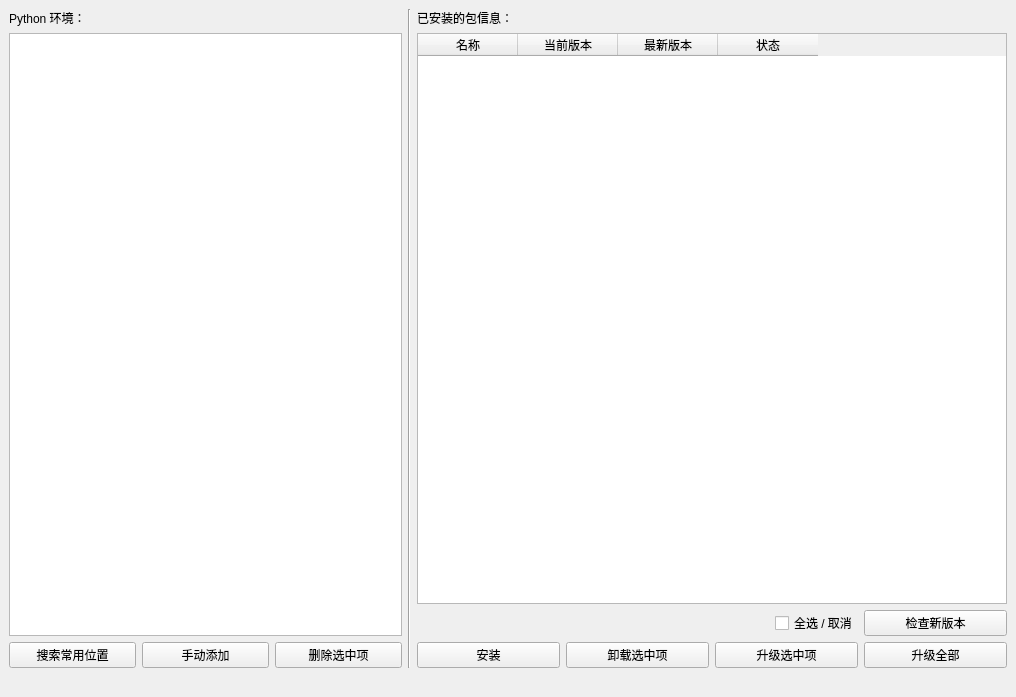
<?xml version="1.0" encoding="UTF-8"?>
<ui version="4.0">
 <class>PackageManager</class>
 <widget class="QMainWindow" name="PackageManager">
  <property name="windowModality">
   <enum>Qt::ApplicationModal</enum>
  </property>
  <property name="geometry">
   <rect>
    <x>0</x>
    <y>0</y>
    <width>1016</width>
    <height>697</height>
   </rect>
  </property>
  <property name="font">
   <font>
    <family>Microsoft YaHei UI</family>
   </font>
  </property>
  <property name="windowTitle">
   <string>包管理器</string>
  </property>
  <widget class="QWidget" name="centralwidget">
   <layout class="QVBoxLayout" name="verticalLayout_4">
    <item>
     <layout class="QVBoxLayout" name="verticalLayout_3">
      <item>
       <layout class="QHBoxLayout" name="horizontalLayout_4" stretch="2,0,3">
        <item>
         <layout class="QVBoxLayout" name="verticalLayout_2">
          <item>
           <widget class="QLabel" name="lb_python_dir">
            <property name="text">
             <string>Python 环境：</string>
            </property>
           </widget>
          </item>
          <item>
           <widget class="QListWidget" name="lw_py_envs">
            <property name="contextMenuPolicy">
             <enum>Qt::NoContextMenu</enum>
            </property>
            <property name="editTriggers">
             <set>QAbstractItemView::NoEditTriggers</set>
            </property>
           </widget>
          </item>
          <item>
           <layout class="QHBoxLayout" name="horizontalLayout">
            <item>
             <widget class="QPushButton" name="btn_autosearch">
              <property name="toolTip">
               <string>在常用软件安装位置搜索Python环境。</string>
              </property>
              <property name="text">
               <string>搜索常用位置</string>
              </property>
             </widget>
            </item>
            <item>
             <widget class="QPushButton" name="btn_addmanully">
              <property name="text">
               <string>手动添加</string>
              </property>
             </widget>
            </item>
            <item>
             <widget class="QPushButton" name="btn_delselected">
              <property name="text">
               <string>删除选中项</string>
              </property>
             </widget>
            </item>
           </layout>
          </item>
         </layout>
        </item>
        <item>
         <widget class="Line" name="line">
          <property name="orientation">
           <enum>Qt::Vertical</enum>
          </property>
         </widget>
        </item>
        <item>
         <layout class="QVBoxLayout" name="verticalLayout">
          <item>
           <widget class="QLabel" name="lb_installed_pkgs_info">
            <property name="text">
             <string>已安装的包信息：</string>
            </property>
           </widget>
          </item>
          <item>
           <widget class="QTableWidget" name="tw_installed_info">
            <property name="palette">
             <palette>
              <active>
               <colorrole role="Highlight">
                <brush brushstyle="SolidPattern">
                 <color alpha="255">
                  <red>0</red>
                  <green>170</green>
                  <blue>255</blue>
                 </color>
                </brush>
               </colorrole>
               <colorrole role="HighlightedText">
                <brush brushstyle="SolidPattern">
                 <color alpha="255">
                  <red>47</red>
                  <green>47</green>
                  <blue>47</blue>
                 </color>
                </brush>
               </colorrole>
              </active>
              <inactive>
               <colorrole role="Highlight">
                <brush brushstyle="SolidPattern">
                 <color alpha="255">
                  <red>0</red>
                  <green>170</green>
                  <blue>255</blue>
                 </color>
                </brush>
               </colorrole>
               <colorrole role="HighlightedText">
                <brush brushstyle="SolidPattern">
                 <color alpha="255">
                  <red>0</red>
                  <green>0</green>
                  <blue>0</blue>
                 </color>
                </brush>
               </colorrole>
              </inactive>
              <disabled>
               <colorrole role="Highlight">
                <brush brushstyle="SolidPattern">
                 <color alpha="255">
                  <red>190</red>
                  <green>190</green>
                  <blue>190</blue>
                 </color>
                </brush>
               </colorrole>
               <colorrole role="HighlightedText">
                <brush brushstyle="SolidPattern">
                 <color alpha="255">
                  <red>255</red>
                  <green>255</green>
                  <blue>255</blue>
                 </color>
                </brush>
               </colorrole>
              </disabled>
             </palette>
            </property>
            <property name="contextMenuPolicy">
             <enum>Qt::NoContextMenu</enum>
            </property>
            <property name="editTriggers">
             <set>QAbstractItemView::NoEditTriggers</set>
            </property>
            <property name="selectionMode">
             <enum>QAbstractItemView::MultiSelection</enum>
            </property>
            <property name="selectionBehavior">
             <enum>QAbstractItemView::SelectRows</enum>
            </property>
            <property name="cornerButtonEnabled">
             <bool>false</bool>
            </property>
            <property name="columnCount">
             <number>4</number>
            </property>
            <attribute name="horizontalHeaderHighlightSections">
             <bool>false</bool>
            </attribute>
            <attribute name="verticalHeaderHighlightSections">
             <bool>false</bool>
            </attribute>
            <column>
             <property name="text">
              <string>名称</string>
             </property>
            </column>
            <column>
             <property name="text">
              <string>当前版本</string>
             </property>
            </column>
            <column>
             <property name="text">
              <string>最新版本</string>
             </property>
            </column>
            <column>
             <property name="text">
              <string>状态</string>
             </property>
            </column>
           </widget>
          </item>
          <item>
           <layout class="QGridLayout" name="glo_table_btns">
            <item row="0" column="3">
             <widget class="QPushButton" name="btn_check_for_updates">
              <property name="toolTip">
               <string>检查上方表格中的所有包是否有新版本。</string>
              </property>
              <property name="text">
               <string>检查新版本</string>
              </property>
             </widget>
            </item>
            <item row="1" column="0">
             <widget class="QPushButton" name="btn_install_package">
              <property name="toolTip">
               <string>手动输入包名安装，输入的包将安装在左侧列表选中的Python环境中。</string>
              </property>
              <property name="text">
               <string>安装</string>
              </property>
             </widget>
            </item>
            <item row="1" column="1">
             <widget class="QPushButton" name="btn_uninstall_package">
              <property name="toolTip">
               <string>将上方表格中选中的包卸载。注意，卸载包时上方表格中的条目支持多选。</string>
              </property>
              <property name="text">
               <string>卸载选中项</string>
              </property>
             </widget>
            </item>
            <item row="1" column="2">
             <widget class="QPushButton" name="btn_upgrade_package">
              <property name="toolTip">
               <string>升级上方表格中被选中的包。注意，被选中的包如果没有新版本则什么都不做。此功能同样支持多选。</string>
              </property>
              <property name="text">
               <string>升级选中项</string>
              </property>
             </widget>
            </item>
            <item row="1" column="3">
             <widget class="QPushButton" name="btn_upgrade_all">
              <property name="toolTip">
               <string>升级上方表格中列出的所有有新版本的包，使用此功能前请先点击上方&quot;检查更新&quot;按钮以检查是否有新版本，再点击此按钮升级。</string>
              </property>
              <property name="text">
               <string>升级全部</string>
              </property>
             </widget>
            </item>
            <item row="0" column="2">
             <layout class="QHBoxLayout" name="horizontalLayout_2">
              <item>
               <widget class="QLabel" name="label_2">
                <property name="text">
                 <string/>
                </property>
               </widget>
              </item>
              <item>
               <widget class="QCheckBox" name="cb_check_uncheck_all">
                <property name="text">
                 <string>全选 / 取消</string>
                </property>
               </widget>
              </item>
             </layout>
            </item>
            <item row="0" column="0" colspan="2">
             <widget class="QLabel" name="lb_num_selected_items">
              <property name="font">
               <font>
                <family>Microsoft YaHei UI</family>
                <pointsize>8</pointsize>
               </font>
              </property>
             </widget>
            </item>
           </layout>
          </item>
         </layout>
        </item>
       </layout>
      </item>
      <item>
       <layout class="QHBoxLayout" name="horizontalLayout_3" stretch="9,0">
        <item>
         <widget class="QLabel" name="lb_loading_gif">
          <property name="alignment">
           <set>Qt::AlignRight|Qt::AlignTrailing|Qt::AlignVCenter</set>
          </property>
         </widget>
        </item>
        <item>
         <widget class="QLabel" name="lb_loading_tip">
          <property name="alignment">
           <set>Qt::AlignRight|Qt::AlignTrailing|Qt::AlignVCenter</set>
          </property>
         </widget>
        </item>
       </layout>
      </item>
     </layout>
    </item>
   </layout>
  </widget>
 </widget>
 <resources/>
 <connections/>
</ui>
